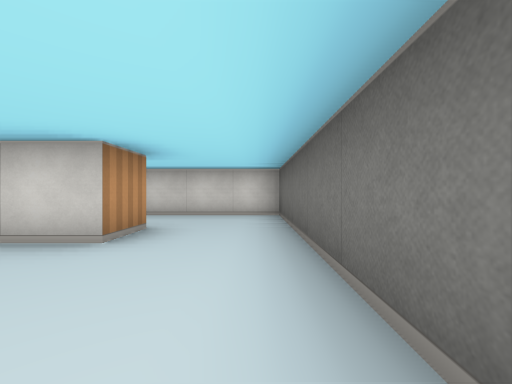
View 1 (above)

24 first-person views from a walk through a cub3D maze. The camera is about half as high as the walls, looks level and sees 90° across. The floor is counted in squares. Each view is taken from the middle of a square. On the plan, view 1 faces up. The plan holds only what a view shows up to about 9 squares ahead; the rest is blank.

View 2
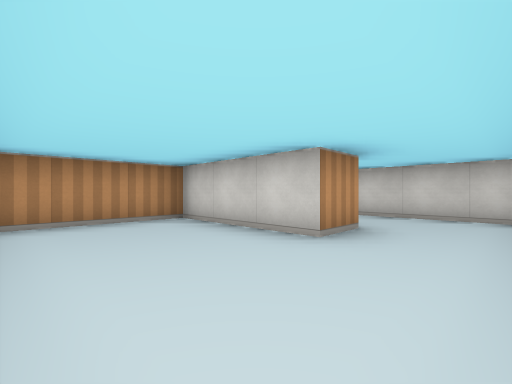

View 3
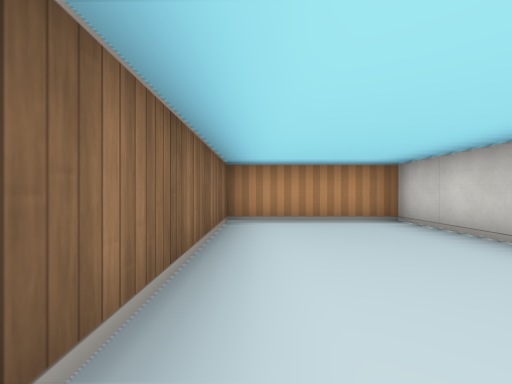

View 4
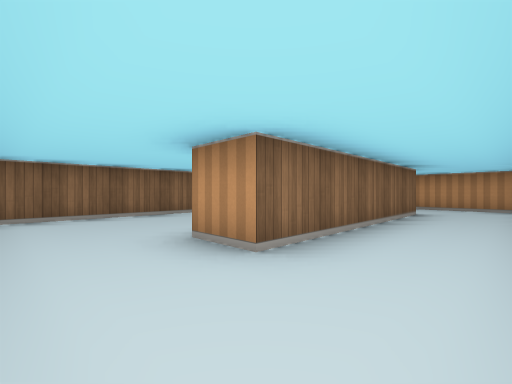

View 5
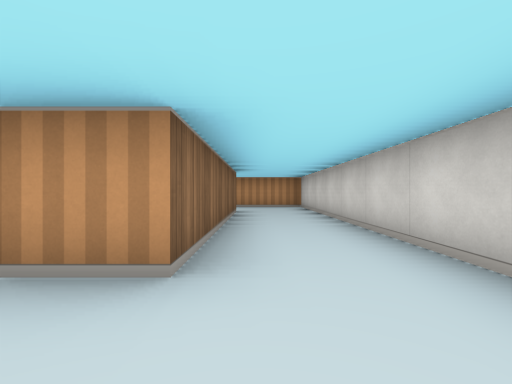

View 6
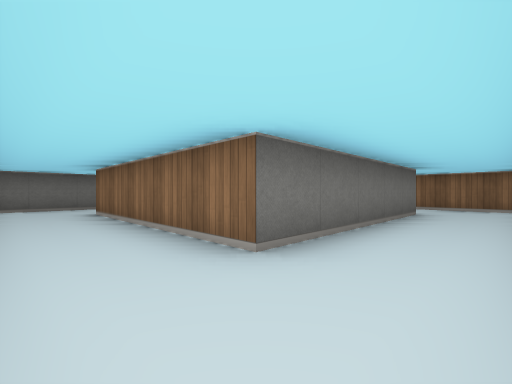

View 7
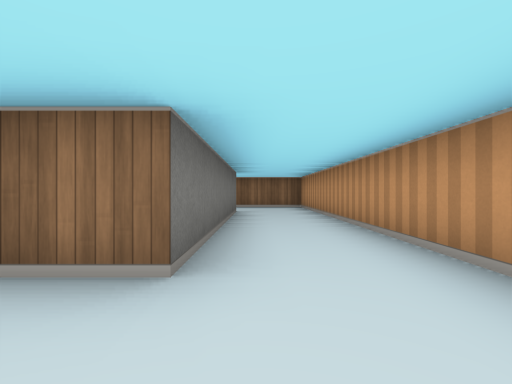

View 8
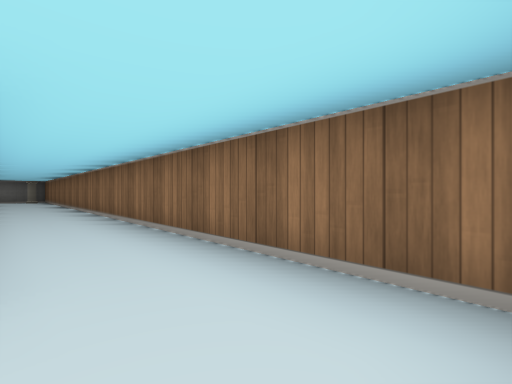

View 9
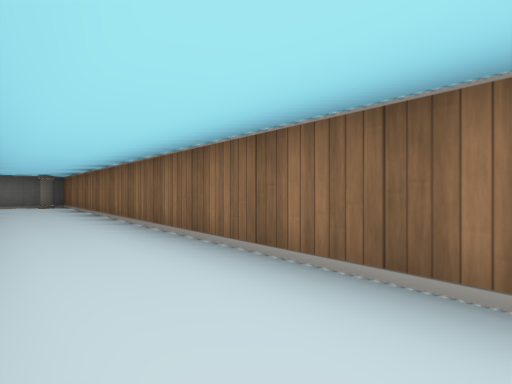

View 10
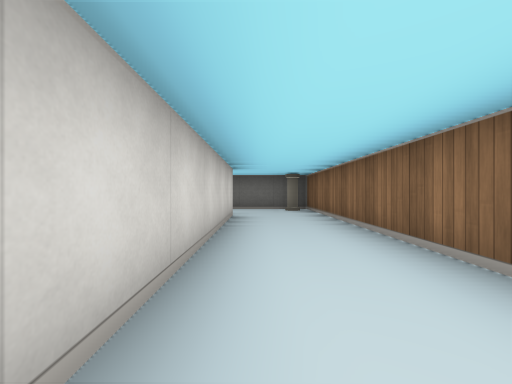

View 11
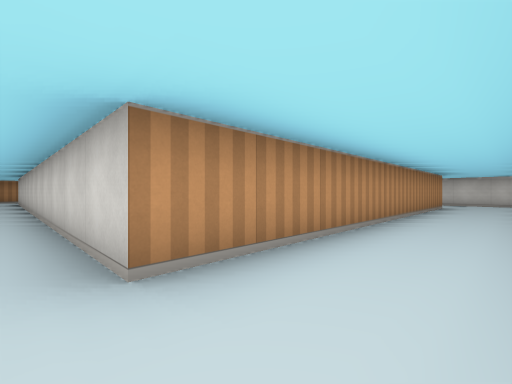

View 12
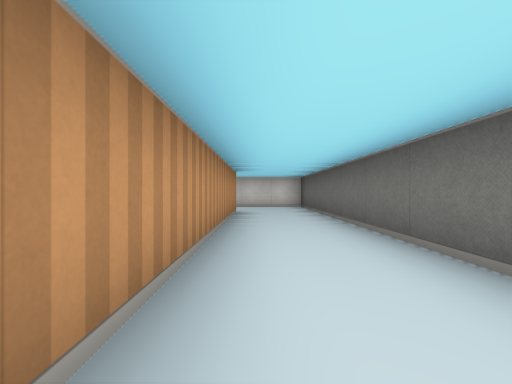

View 13
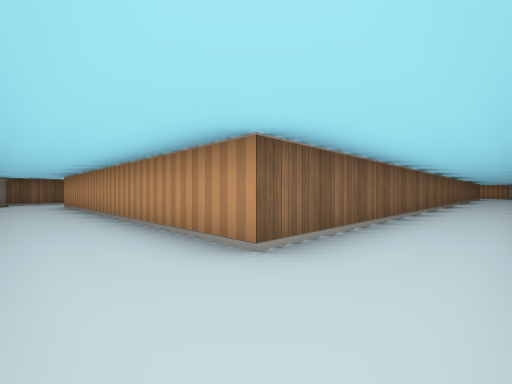

View 14
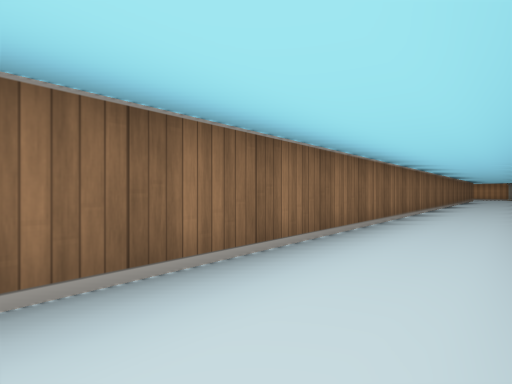

View 15
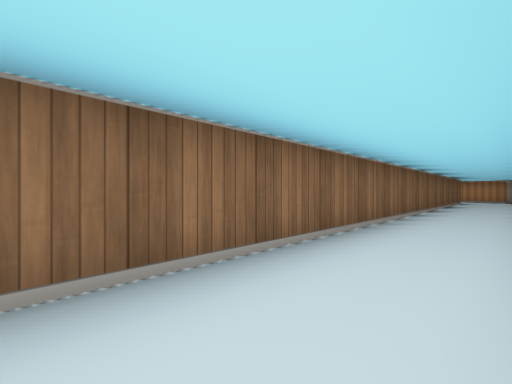

View 16
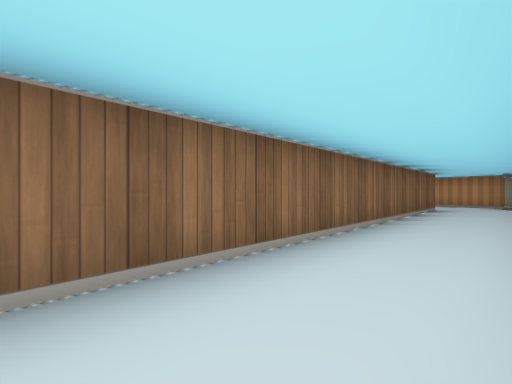

View 17
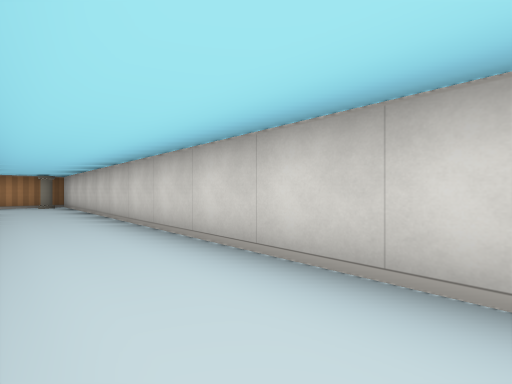

View 18
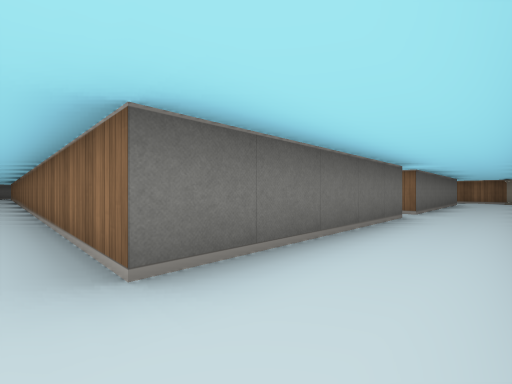

View 19
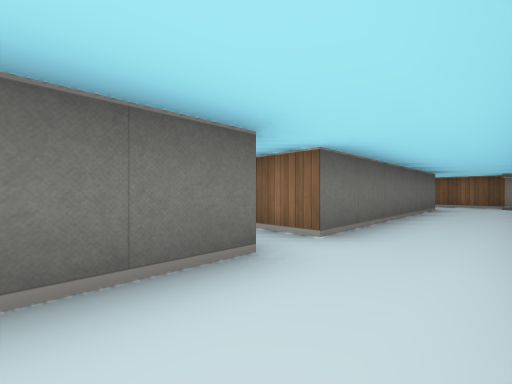

View 20
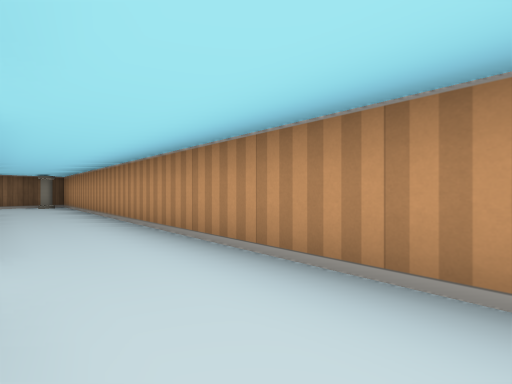

View 21
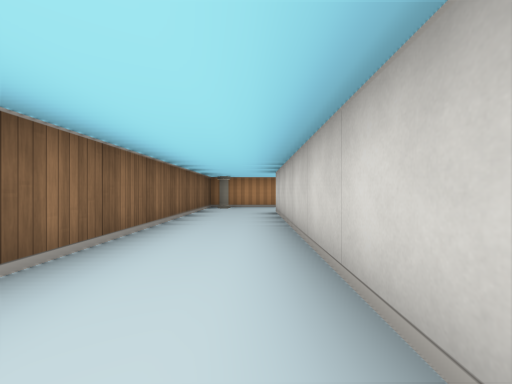

View 22
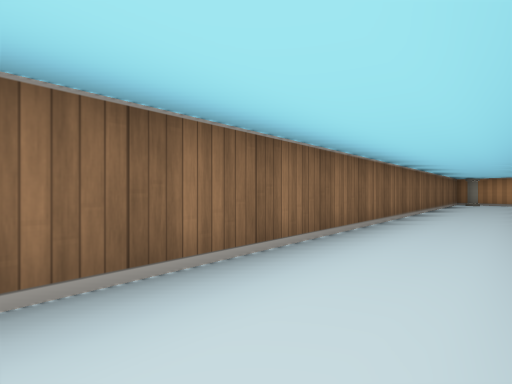

View 23
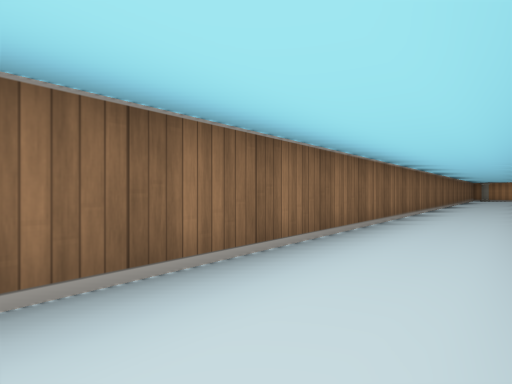

View 24
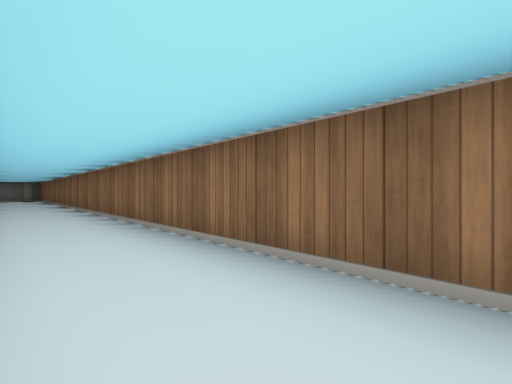

### Floor plan
Points are (right, up) in squares from view 1. A wall is a line through its corners. A room is listed if a view was taken in it or the views show most of it. See-through windows are left out.
Room 1 (views 1, 2, 3)
walls: (-1.5, 2.5) (-4.5, 2.5) (-4.5, -0.5) (0, -0.5); (0.5, 0.5) (0.5, 2.5)
ways out: opening at (-0.5, 3) to room 2
Room 2 (views 4, 5, 6, 7, 8, 9, 10, 11, 12, 13, 14, 15, 16, 17, 18, 19, 20, 21, 22, 23, 24)
walls: (0.5, 2.5) (0.5, 5.5) (-8.5, 5.5) (-8.5, -3.5) (7.5, -3.5) (7.5, -1.2); (7.5, 2.5) (7.5, 9.5) (5.4, 9.5); (-6.5, -1.5) (-6.5, 3.5) (-1.5, 3.5) (-1.5, 2.5); (-7, 9.5) (-17.5, 9.5) (-17.5, 7.1); (-9.5, -4.5) (-15.5, -4.5) (-15.5, 1.5) (-14.5, 1.5); (-15.5, 2.5) (-15.5, 7.5) (5.5, 7.5) (5.5, -1.5) (-5.2, -1.5); (-17.5, 4) (-17.5, -6.5) (9.1, -6.5)
ways out: opening at (-0.5, 3) to room 1
objects: pillar (-17, -6); pillar (-17, 9); pillar (7, -3)

Positions as (right, up) in squares from view 1, and headings:
1: (0, 0), facing up
2: (0, 0), facing up-left
3: (0, 0), facing left
4: (0, 5), facing down-left
5: (0, 4), facing left
6: (-8, 5), facing down-right
7: (-7, 5), facing down
8: (-8, -2), facing down-right
9: (-3, -2), facing down-right
10: (0, -2), facing right
11: (7, -2), facing up-left
12: (6, 1), facing up
13: (7, 9), facing down-left
14: (3, 9), facing down-left
15: (-2, 9), facing down-left
16: (-7, 9), facing down-left
17: (-7, 8), facing up-left
18: (-17, 8), facing down-right
19: (-17, 4), facing down-right
20: (-16, 4), facing down-left
21: (-9, -5), facing left
22: (-5, -5), facing down-left
23: (1, -5), facing down-left
24: (-2, -5), facing down-right
